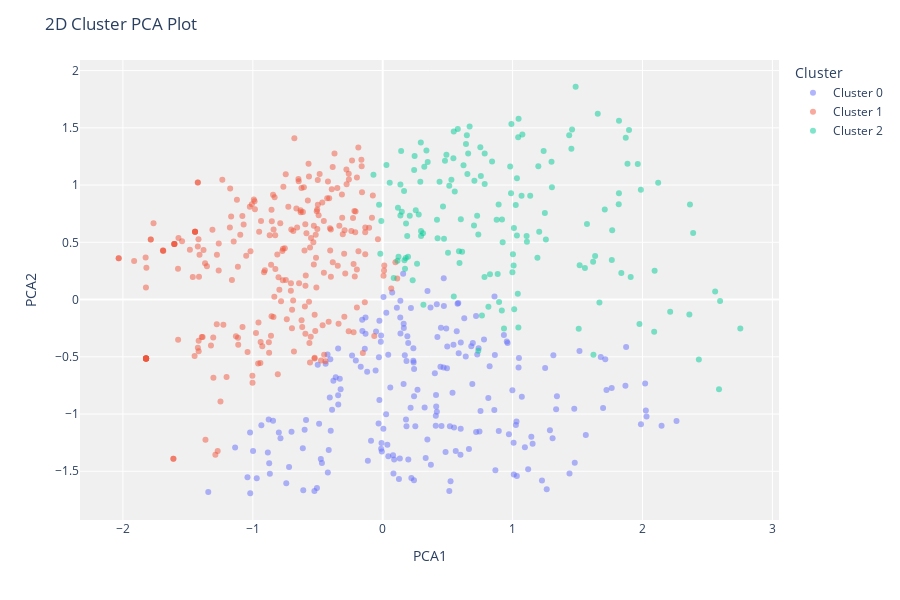
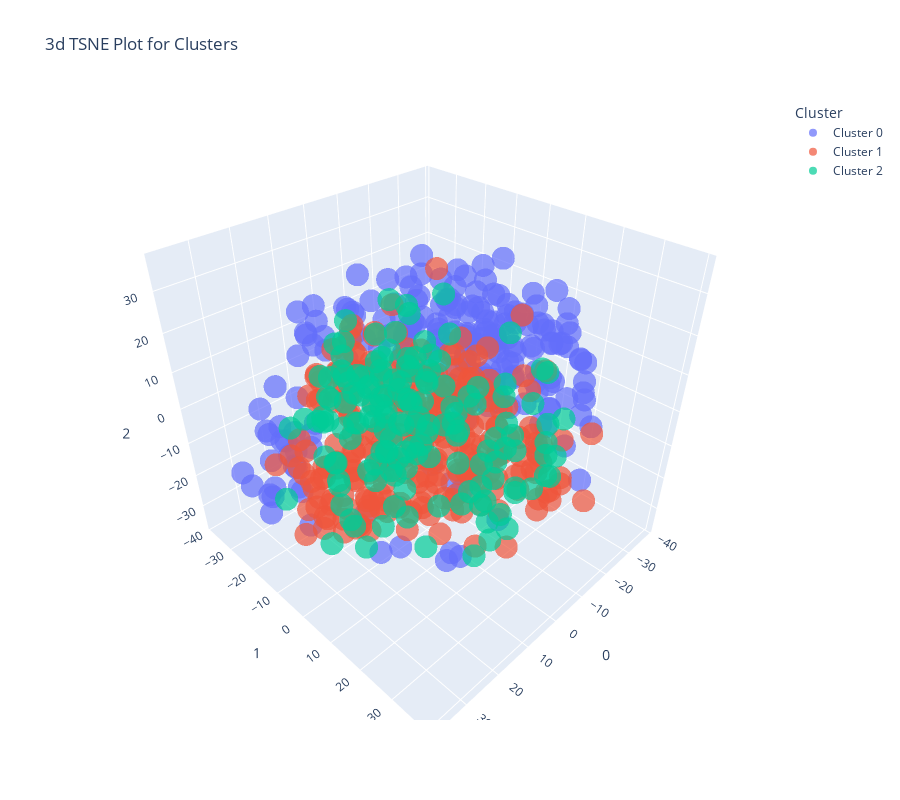
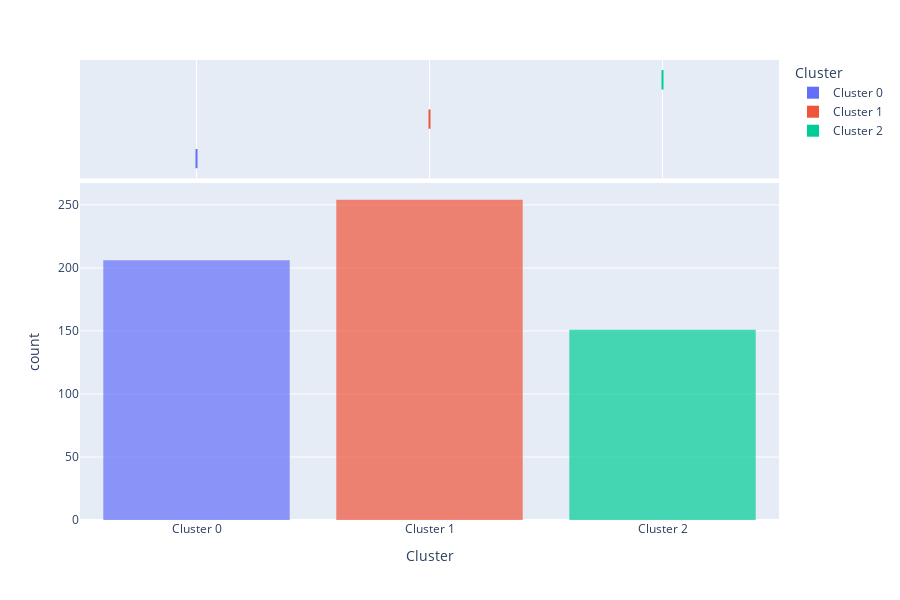

Notebook code cell kept with these figures, in order:
### Code cell
# **List of available plots (ID - Name):**

# 1. 'cluster' - Cluster PCA Plot (2d)  
# 2. 'tsne' - Cluster t-SNE (3d)  
# 3. 'elbow' - Elbow Plot  
# 4. 'silhouette' - Silhouette Plot  
# 5. 'distance' - Distance Plot  
# 6. 'distribution' - Distribution Plot  

plot_model(kmeans, plot="cluster")
plot_model(kmeans, plot="tsne")
plot_model(kmeans, plot="elbow")
plot_model(kmeans, plot="silhouette")
plot_model(kmeans, plot="distance")
plot_model(kmeans, plot="distribution")

### Figure 1 — Plotly figure (JSON) as saved in the notebook; plotly's stock layout.template omitted (floating-point values rounded to 4 significant figures; data arrays with more than 128 entries replaced by an {"elided": "..."} marker saying what was removed)
{"data": [{"customdata": {"elided": "206x1 str values"}, "hovertemplate": "Cluster=Cluster 0<br>PCA1=%{x}<br>PCA2=%{y}<br>Feature=%{customdata[0]}<extra></extra>", "legendgroup": "Cluster 0", "marker": {"color": "#636efa", "opacity": 0.5, "symbol": "circle"}, "mode": "markers", "name": "Cluster 0", "orientation": "v", "showlegend": true, "textposition": "top center", "type": "scatter", "x": {"elided": "206 float values"}, "xaxis": "x", "y": {"elided": "206 float values"}, "yaxis": "y"}, {"customdata": {"elided": "254x1 str values"}, "hovertemplate": "Cluster=Cluster 1<br>PCA1=%{x}<br>PCA2=%{y}<br>Feature=%{customdata[0]}<extra></extra>", "legendgroup": "Cluster 1", "marker": {"color": "#EF553B", "opacity": 0.5, "symbol": "circle"}, "mode": "markers", "name": "Cluster 1", "orientation": "v", "showlegend": true, "textposition": "top center", "type": "scatter", "x": {"elided": "254 float values"}, "xaxis": "x", "y": {"elided": "254 float values"}, "yaxis": "y"}, {"customdata": {"elided": "151x1 str values"}, "hovertemplate": "Cluster=Cluster 2<br>PCA1=%{x}<br>PCA2=%{y}<br>Feature=%{customdata[0]}<extra></extra>", "legendgroup": "Cluster 2", "marker": {"color": "#00cc96", "opacity": 0.5, "symbol": "circle"}, "mode": "markers", "name": "Cluster 2", "orientation": "v", "showlegend": true, "textposition": "top center", "type": "scatter", "x": {"elided": "151 float values"}, "xaxis": "x", "y": {"elided": "151 float values"}, "yaxis": "y"}], "layout": {"height": 600, "legend": {"title": {"text": "Cluster"}, "tracegroupgap": 0}, "margin": {"t": 60}, "plot_bgcolor": "rgb(240,240,240)", "title": {"text": "2D Cluster PCA Plot"}, "xaxis": {"anchor": "y", "domain": [0, 1], "title": {"text": "PCA1"}}, "yaxis": {"anchor": "x", "domain": [0, 1], "title": {"text": "PCA2"}}}}

### Figure 2 — Plotly figure (JSON) as saved in the notebook; plotly's stock layout.template omitted (floating-point values rounded to 4 significant figures; data arrays with more than 128 entries replaced by an {"elided": "..."} marker saying what was removed)
{"data": [{"customdata": {"elided": "206x1 str values"}, "hovertemplate": "Cluster=Cluster 0<br>0=%{x}<br>1=%{y}<br>2=%{z}<br>Feature=%{customdata[0]}<extra></extra>", "legendgroup": "Cluster 0", "marker": {"color": "#636efa", "opacity": 0.7, "symbol": "circle"}, "mode": "markers", "name": "Cluster 0", "scene": "scene", "showlegend": true, "type": "scatter3d", "x": {"elided": "206 float values"}, "y": {"elided": "206 float values"}, "z": {"elided": "206 float values"}}, {"customdata": {"elided": "254x1 str values"}, "hovertemplate": "Cluster=Cluster 1<br>0=%{x}<br>1=%{y}<br>2=%{z}<br>Feature=%{customdata[0]}<extra></extra>", "legendgroup": "Cluster 1", "marker": {"color": "#EF553B", "opacity": 0.7, "symbol": "circle"}, "mode": "markers", "name": "Cluster 1", "scene": "scene", "showlegend": true, "type": "scatter3d", "x": {"elided": "254 float values"}, "y": {"elided": "254 float values"}, "z": {"elided": "254 float values"}}, {"customdata": {"elided": "151x1 str values"}, "hovertemplate": "Cluster=Cluster 2<br>0=%{x}<br>1=%{y}<br>2=%{z}<br>Feature=%{customdata[0]}<extra></extra>", "legendgroup": "Cluster 2", "marker": {"color": "#00cc96", "opacity": 0.7, "symbol": "circle"}, "mode": "markers", "name": "Cluster 2", "scene": "scene", "showlegend": true, "type": "scatter3d", "x": {"elided": "151 float values"}, "y": {"elided": "151 float values"}, "z": {"elided": "151 float values"}}], "layout": {"height": 800, "legend": {"title": {"text": "Cluster"}, "tracegroupgap": 0}, "scene": {"domain": {"x": [0, 1], "y": [0, 1]}, "xaxis": {"title": {"text": "0"}}, "yaxis": {"title": {"text": "1"}}, "zaxis": {"title": {"text": "2"}}}, "title": {"text": "3d TSNE Plot for Clusters"}, "width": 900}}

### Figure 3 — Plotly figure (JSON) as saved in the notebook; plotly's stock layout.template omitted (floating-point values rounded to 4 significant figures; data arrays with more than 128 entries replaced by an {"elided": "..."} marker saying what was removed)
{"data": [{"alignmentgroup": "True", "bingroup": "x", "hovertemplate": "Cluster=%{x}<br>count=%{y}<extra></extra>", "legendgroup": "Cluster 0", "marker": {"color": "#636efa", "opacity": 0.7, "pattern": {"shape": ""}}, "name": "Cluster 0", "offsetgroup": "Cluster 0", "orientation": "v", "showlegend": true, "type": "histogram", "x": {"elided": "206 str values"}, "xaxis": "x", "yaxis": "y"}, {"alignmentgroup": "True", "customdata": {"elided": "206x83 mixed values"}, "hovertemplate": "Cluster=%{x}<br>curso=%{customdata[0]}<br>serie=%{customdata[1]}<br>tipo_residente=%{customdata[2]}<br>atv_cultural_apresentacoes musicais=%{customdata[3]}<br>atv_cultural_artesanato=%{customdata[4]}<br>atv_cultural_crio historia e enigmas=%{customdata[5]}<br>atv_cultural_danca=%{customdata[6]}<br>atv_cultural_edicoes de video...=%{customdata[7]}<br>atv_cultural_esporte=%{customdata[8]}<br>atv_cultural_fotografia=%{customdata[9]}<br>atv_cultural_futsal=%{customdata[10]}<br>atv_cultural_grafite/arte urbana=%{customdata[11]}<br>atv_cultural_luta=%{customdata[12]}<br>atv_cultural_musica=%{customdata[13]}<br>atv_cultural_natacao=%{customdata[14]}<br>atv_cultural_nenhuma opcao=%{customdata[15]}<br>atv_cultural_oficinas de gastronomia=%{customdata[16]}<br>atv_cultural_pesquisa cientifica=%{customdata[17]}<br>atv_cultural_piano=%{customdata[18]}<br>atv_cultural_pintura de pano=%{customdata[19]}<br>atv_cultural_pintura/desenho=%{customdata[20]}<br>atv_cultural_poesia/literatura=%{customdata[21]}<br>atv_cultural_producao de videos=%{customdata[22]}<br>atv_cultural_teatro=%{customdata[23]}<br>atv_cultural_violao=%{customdata[24]}<br>hab_musical_bateria/percussao=%{customdata[25]}<br>hab_musical_berimbau=%{customdata[26]}<br>hab_musical_canto=%{customdata[27]}<br>hab_musical_carron=%{customdata[28]}<br>hab_musical_instrumentos de sopro=%{customdata[29]}<br>hab_musical_muito pouco.=%{customdata[30]}<br>hab_musical_nenhuma opcao=%{customdata[31]}<br>hab_musical_outro: meia lua=%{customdata[32]}<br>hab_musical_piano/orgao/teclado=%{customdata[33]}<br>hab_musical_repente=%{customdata[34]}<br>hab_musical_rima=%{customdata[35]}<br>hab_musical_sanfona=%{customdata[36]}<br>hab_musical_sei muito pouco sobre violino=%{customdata[37]}<br>hab_musical_violao/guitarra/demais instrumentos de corda=%{customdata[38]}<br>esporte_academia=%{customdata[39]}<br>esporte_artes marciais=%{customdata[40]}<br>esporte_atletismo=%{customdata[41]}<br>esporte_badminton=%{customdata[42]}<br>esporte_basquete=%{customdata[43]}<br>esporte_caminhada/corrida=%{customdata[44]}<br>esporte_ciclismo=%{customdata[45]}<br>esporte_futebol de campo=%{customdata[46]}<br>esporte_futebol de salao=%{customdata[47]}<br>esporte_futmesa=%{customdata[48]}<br>esporte_futsal=%{customdata[49]}<br>esporte_futvolei=%{customdata[50]}<br>esporte_handebol=%{customdata[51]}<br>esporte_natacao=%{customdata[52]}<br>esporte_nenhuma opcao=%{customdata[53]}<br>esporte_peteca=%{customdata[54]}<br>esporte_pingue pongue=%{customdata[55]}<br>esporte_queimada=%{customdata[56]}<br>esporte_tenis=%{customdata[57]}<br>esporte_vaquejada/rodeio/cavalgada=%{customdata[58]}<br>esporte_voleibol=%{customdata[59]}<br>jogo_buraco=%{customdata[60]}<br>jogo_dama=%{customdata[61]}<br>jogo_domino=%{customdata[62]}<br>jogo_jogos eletronicos=%{customdata[63]}<br>jogo_nenhuma opcao=%{customdata[64]}<br>jogo_pebolin/toto=%{customdata[65]}<br>jogo_pif=%{customdata[66]}<br>jogo_resta um=%{customdata[67]}<br>jogo_rpg=%{customdata[68]}<br>jogo_sinuca=%{customdata[69]}<br>jogo_truco=%{customdata[70]}<br>jogo_uno=%{customdata[71]}<br>jogo_xadrez=%{customdata[72]}<br>luta_boxe=%{customdata[73]}<br>luta_capoeira=%{customdata[74]}<br>luta_jeet kune do=%{customdata[75]}<br>luta_jiu-jitsu=%{customdata[76]}<br>luta_judo=%{customdata[77]}<br>luta_karate=%{customdata[78]}<br>luta_krav maga=%{customdata[79]}<br>luta_kung fu=%{customdata[80]}<br>luta_muay thai=%{customdata[81]}<br>luta_nenhuma opcao=%{customdata[82]}<extra></extra>", "legendgroup": "Cluster 0", "marker": {"color": "#636efa"}, "name": "Cluster 0", "notched": true, "offsetgroup": "Cluster 0", "showlegend": false, "type": "box", "x": {"elided": "206 str values"}, "xaxis": "x2", "yaxis": "y2"}, {"alignmentgroup": "True", "bingroup": "x", "hovertemplate": "Cluster=%{x}<br>count=%{y}<extra></extra>", "legendgroup": "Cluster 1", "marker": {"color": "#EF553B", "opacity": 0.7, "pattern": {"shape": ""}}, "name": "Cluster 1", "offsetgroup": "Cluster 1", "orientation": "v", "showlegend": true, "type": "histogram", "x": {"elided": "254 str values"}, "xaxis": "x", "yaxis": "y"}, {"alignmentgroup": "True", "customdata": {"elided": "254x83 mixed values"}, "hovertemplate": "Cluster=%{x}<br>curso=%{customdata[0]}<br>serie=%{customdata[1]}<br>tipo_residente=%{customdata[2]}<br>atv_cultural_apresentacoes musicais=%{customdata[3]}<br>atv_cultural_artesanato=%{customdata[4]}<br>atv_cultural_crio historia e enigmas=%{customdata[5]}<br>atv_cultural_danca=%{customdata[6]}<br>atv_cultural_edicoes de video...=%{customdata[7]}<br>atv_cultural_esporte=%{customdata[8]}<br>atv_cultural_fotografia=%{customdata[9]}<br>atv_cultural_futsal=%{customdata[10]}<br>atv_cultural_grafite/arte urbana=%{customdata[11]}<br>atv_cultural_luta=%{customdata[12]}<br>atv_cultural_musica=%{customdata[13]}<br>atv_cultural_natacao=%{customdata[14]}<br>atv_cultural_nenhuma opcao=%{customdata[15]}<br>atv_cultural_oficinas de gastronomia=%{customdata[16]}<br>atv_cultural_pesquisa cientifica=%{customdata[17]}<br>atv_cultural_piano=%{customdata[18]}<br>atv_cultural_pintura de pano=%{customdata[19]}<br>atv_cultural_pintura/desenho=%{customdata[20]}<br>atv_cultural_poesia/literatura=%{customdata[21]}<br>atv_cultural_producao de videos=%{customdata[22]}<br>atv_cultural_teatro=%{customdata[23]}<br>atv_cultural_violao=%{customdata[24]}<br>hab_musical_bateria/percussao=%{customdata[25]}<br>hab_musical_berimbau=%{customdata[26]}<br>hab_musical_canto=%{customdata[27]}<br>hab_musical_carron=%{customdata[28]}<br>hab_musical_instrumentos de sopro=%{customdata[29]}<br>hab_musical_muito pouco.=%{customdata[30]}<br>hab_musical_nenhuma opcao=%{customdata[31]}<br>hab_musical_outro: meia lua=%{customdata[32]}<br>hab_musical_piano/orgao/teclado=%{customdata[33]}<br>hab_musical_repente=%{customdata[34]}<br>hab_musical_rima=%{customdata[35]}<br>hab_musical_sanfona=%{customdata[36]}<br>hab_musical_sei muito pouco sobre violino=%{customdata[37]}<br>hab_musical_violao/guitarra/demais instrumentos de corda=%{customdata[38]}<br>esporte_academia=%{customdata[39]}<br>esporte_artes marciais=%{customdata[40]}<br>esporte_atletismo=%{customdata[41]}<br>esporte_badminton=%{customdata[42]}<br>esporte_basquete=%{customdata[43]}<br>esporte_caminhada/corrida=%{customdata[44]}<br>esporte_ciclismo=%{customdata[45]}<br>esporte_futebol de campo=%{customdata[46]}<br>esporte_futebol de salao=%{customdata[47]}<br>esporte_futmesa=%{customdata[48]}<br>esporte_futsal=%{customdata[49]}<br>esporte_futvolei=%{customdata[50]}<br>esporte_handebol=%{customdata[51]}<br>esporte_natacao=%{customdata[52]}<br>esporte_nenhuma opcao=%{customdata[53]}<br>esporte_peteca=%{customdata[54]}<br>esporte_pingue pongue=%{customdata[55]}<br>esporte_queimada=%{customdata[56]}<br>esporte_tenis=%{customdata[57]}<br>esporte_vaquejada/rodeio/cavalgada=%{customdata[58]}<br>esporte_voleibol=%{customdata[59]}<br>jogo_buraco=%{customdata[60]}<br>jogo_dama=%{customdata[61]}<br>jogo_domino=%{customdata[62]}<br>jogo_jogos eletronicos=%{customdata[63]}<br>jogo_nenhuma opcao=%{customdata[64]}<br>jogo_pebolin/toto=%{customdata[65]}<br>jogo_pif=%{customdata[66]}<br>jogo_resta um=%{customdata[67]}<br>jogo_rpg=%{customdata[68]}<br>jogo_sinuca=%{customdata[69]}<br>jogo_truco=%{customdata[70]}<br>jogo_uno=%{customdata[71]}<br>jogo_xadrez=%{customdata[72]}<br>luta_boxe=%{customdata[73]}<br>luta_capoeira=%{customdata[74]}<br>luta_jeet kune do=%{customdata[75]}<br>luta_jiu-jitsu=%{customdata[76]}<br>luta_judo=%{customdata[77]}<br>luta_karate=%{customdata[78]}<br>luta_krav maga=%{customdata[79]}<br>luta_kung fu=%{customdata[80]}<br>luta_muay thai=%{customdata[81]}<br>luta_nenhuma opcao=%{customdata[82]}<extra></extra>", "legendgroup": "Cluster 1", "marker": {"color": "#EF553B"}, "name": "Cluster 1", "notched": true, "offsetgroup": "Cluster 1", "showlegend": false, "type": "box", "x": {"elided": "254 str values"}, "xaxis": "x2", "yaxis": "y2"}, {"alignmentgroup": "True", "bingroup": "x", "hovertemplate": "Cluster=%{x}<br>count=%{y}<extra></extra>", "legendgroup": "Cluster 2", "marker": {"color": "#00cc96", "opacity": 0.7, "pattern": {"shape": ""}}, "name": "Cluster 2", "offsetgroup": "Cluster 2", "orientation": "v", "showlegend": true, "type": "histogram", "x": {"elided": "151 str values"}, "xaxis": "x", "yaxis": "y"}, {"alignmentgroup": "True", "customdata": {"elided": "151x83 mixed values"}, "hovertemplate": "Cluster=%{x}<br>curso=%{customdata[0]}<br>serie=%{customdata[1]}<br>tipo_residente=%{customdata[2]}<br>atv_cultural_apresentacoes musicais=%{customdata[3]}<br>atv_cultural_artesanato=%{customdata[4]}<br>atv_cultural_crio historia e enigmas=%{customdata[5]}<br>atv_cultural_danca=%{customdata[6]}<br>atv_cultural_edicoes de video...=%{customdata[7]}<br>atv_cultural_esporte=%{customdata[8]}<br>atv_cultural_fotografia=%{customdata[9]}<br>atv_cultural_futsal=%{customdata[10]}<br>atv_cultural_grafite/arte urbana=%{customdata[11]}<br>atv_cultural_luta=%{customdata[12]}<br>atv_cultural_musica=%{customdata[13]}<br>atv_cultural_natacao=%{customdata[14]}<br>atv_cultural_nenhuma opcao=%{customdata[15]}<br>atv_cultural_oficinas de gastronomia=%{customdata[16]}<br>atv_cultural_pesquisa cientifica=%{customdata[17]}<br>atv_cultural_piano=%{customdata[18]}<br>atv_cultural_pintura de pano=%{customdata[19]}<br>atv_cultural_pintura/desenho=%{customdata[20]}<br>atv_cultural_poesia/literatura=%{customdata[21]}<br>atv_cultural_producao de videos=%{customdata[22]}<br>atv_cultural_teatro=%{customdata[23]}<br>atv_cultural_violao=%{customdata[24]}<br>hab_musical_bateria/percussao=%{customdata[25]}<br>hab_musical_berimbau=%{customdata[26]}<br>hab_musical_canto=%{customdata[27]}<br>hab_musical_carron=%{customdata[28]}<br>hab_musical_instrumentos de sopro=%{customdata[29]}<br>hab_musical_muito pouco.=%{customdata[30]}<br>hab_musical_nenhuma opcao=%{customdata[31]}<br>hab_musical_outro: meia lua=%{customdata[32]}<br>hab_musical_piano/orgao/teclado=%{customdata[33]}<br>hab_musical_repente=%{customdata[34]}<br>hab_musical_rima=%{customdata[35]}<br>hab_musical_sanfona=%{customdata[36]}<br>hab_musical_sei muito pouco sobre violino=%{customdata[37]}<br>hab_musical_violao/guitarra/demais instrumentos de corda=%{customdata[38]}<br>esporte_academia=%{customdata[39]}<br>esporte_artes marciais=%{customdata[40]}<br>esporte_atletismo=%{customdata[41]}<br>esporte_badminton=%{customdata[42]}<br>esporte_basquete=%{customdata[43]}<br>esporte_caminhada/corrida=%{customdata[44]}<br>esporte_ciclismo=%{customdata[45]}<br>esporte_futebol de campo=%{customdata[46]}<br>esporte_futebol de salao=%{customdata[47]}<br>esporte_futmesa=%{customdata[48]}<br>esporte_futsal=%{customdata[49]}<br>esporte_futvolei=%{customdata[50]}<br>esporte_handebol=%{customdata[51]}<br>esporte_natacao=%{customdata[52]}<br>esporte_nenhuma opcao=%{customdata[53]}<br>esporte_peteca=%{customdata[54]}<br>esporte_pingue pongue=%{customdata[55]}<br>esporte_queimada=%{customdata[56]}<br>esporte_tenis=%{customdata[57]}<br>esporte_vaquejada/rodeio/cavalgada=%{customdata[58]}<br>esporte_voleibol=%{customdata[59]}<br>jogo_buraco=%{customdata[60]}<br>jogo_dama=%{customdata[61]}<br>jogo_domino=%{customdata[62]}<br>jogo_jogos eletronicos=%{customdata[63]}<br>jogo_nenhuma opcao=%{customdata[64]}<br>jogo_pebolin/toto=%{customdata[65]}<br>jogo_pif=%{customdata[66]}<br>jogo_resta um=%{customdata[67]}<br>jogo_rpg=%{customdata[68]}<br>jogo_sinuca=%{customdata[69]}<br>jogo_truco=%{customdata[70]}<br>jogo_uno=%{customdata[71]}<br>jogo_xadrez=%{customdata[72]}<br>luta_boxe=%{customdata[73]}<br>luta_capoeira=%{customdata[74]}<br>luta_jeet kune do=%{customdata[75]}<br>luta_jiu-jitsu=%{customdata[76]}<br>luta_judo=%{customdata[77]}<br>luta_karate=%{customdata[78]}<br>luta_krav maga=%{customdata[79]}<br>luta_kung fu=%{customdata[80]}<br>luta_muay thai=%{customdata[81]}<br>luta_nenhuma opcao=%{customdata[82]}<extra></extra>", "legendgroup": "Cluster 2", "marker": {"color": "#00cc96"}, "name": "Cluster 2", "notched": true, "offsetgroup": "Cluster 2", "showlegend": false, "type": "box", "x": {"elided": "151 str values"}, "xaxis": "x2", "yaxis": "y2"}], "layout": {"barmode": "relative", "height": 600, "legend": {"title": {"text": "Cluster"}, "tracegroupgap": 0}, "margin": {"t": 60}, "xaxis": {"anchor": "y", "categoryarray": ["Cluster 0", "Cluster 1", "Cluster 2"], "categoryorder": "array", "domain": [0, 1], "title": {"text": "Cluster"}}, "xaxis2": {"anchor": "y2", "domain": [0, 1], "matches": "x", "showgrid": true, "showticklabels": false}, "yaxis": {"anchor": "x", "domain": [0, 0.7326], "title": {"text": "count"}}, "yaxis2": {"anchor": "x2", "domain": [0.7426, 1], "matches": "y2", "showgrid": false, "showline": false, "showticklabels": false, "ticks": ""}}}
